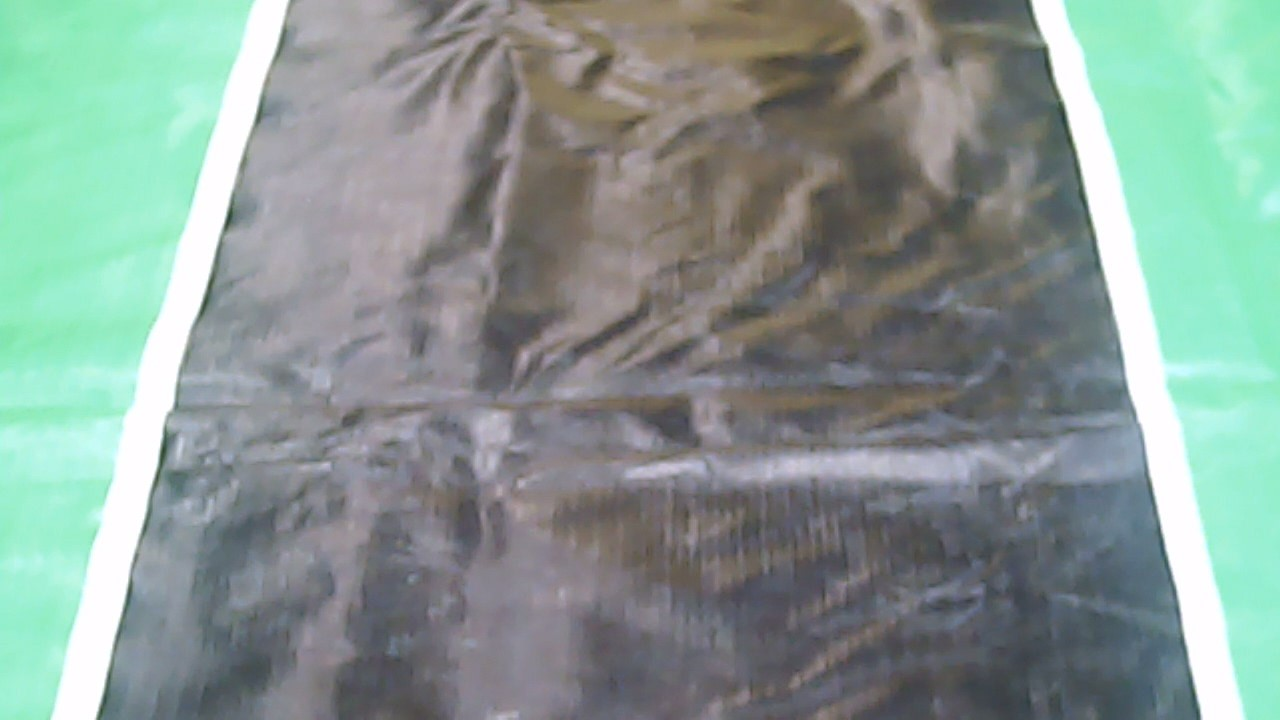
#> input picture laneLineDetect/5.jpg, 1280 x 720 px
$ python detect.py   (Python 2 division)
#> lines starting #> are read from the running program, lines starting #| are printed output that depends on the picture; after the words box and inside, x2 and y2 are one past the last pixel; in counts of white or black regions, pixels touching at a corner belong together
### laneLineDetect/trans.py
import cv2
import numpy as np

# [11 lines left out: function transform, not called in this run]

def main(img):
	h,w=img.shape[:2]
	#----------------------------------------------------------------------------
	# trans region from src to dst, (left_bottom,right_bottom,left_top,right_top)
	src_points = np.array([[0., h], [w,h],[0.+180.,0.], [w-150.,0.]], dtype = "float32")
	dst_points = np.array([[0., h], [w,h],[0.,0.], [w,0.]], dtype = "float32")
	d = w * 0.234375
	#src_points = np.array([[0., h], [w,h], [w-d,0.],[0.+d,0.]], dtype = "float32")
	#dst_points = np.array([[0., h], [w,h],[w,0.],[0.,0.]], dtype = "float32")
	#----------------------------------------------------------------------------
	M = cv2.getPerspectiveTransform(src_points,dst_points)

	dst = cv2.warpPerspective(img,M,(w,h)) # (w,h)
	#cv2.imwrite('dst.png',dst)
	return dst

# [7 lines that do not run on import are left out]

### laneLineDetect/kmeans.py
from numpy import *
import copy

'''
def loadDataSet(fileName):
    dataMat = []
    fr = open(fileName)
    for line in fr.readlines():
        curLine = line.strip().split('\t')
        fltLine = map(float, curLine)
        dataMat.append(fltLine)
    return dataMat
'''

#Eucilid distance
def distEclud(vecA, vecB):
    return sqrt(sum(power(vecA - vecB, 2)))


#random k cent
def randCent(dataSet, k):
    n = shape(dataSet)[2]
    centroids = zeros((k,1,n))
    for j in range(n):
        minJ = min(dataSet[:,0,j])
        rangeJ = float(max(array(dataSet)[:,0,j]) - minJ)
        centroids[:,0,j] = minJ + rangeJ * random.rand(k)
    return centroids

def firstKCent(dataSet,k):
    return copy.deepcopy(dataSet[0:k])

def kMeans(dataSet, k, distMeas=distEclud, createCent=randCent):
    m = shape(dataSet)[0]
    clusterAssment = mat(zeros((m,2)))

    centroids = createCent(dataSet, k)
    clusterChanged = True
    while clusterChanged:
        clusterChanged = False
        for i in range(0,m):
            dist=sum((centroids[:,0,:]-dataSet[i,0,:])**2,axis=1)

            minDist,minIndex=min(dist),argmin(dist)
            if clusterAssment[i,0] != minIndex:
                clusterChanged = True
            clusterAssment[i,:] = minIndex,minDist

        for cent in range(0,k):#recalculate centroids
            ptsInClust = dataSet[nonzero(clusterAssment[:,0].A==cent)[0]]#get all the point in this cluster
            centroids[cent,0,:] = mean(ptsInClust, axis=0) #assign centroid to mean
    return centroids, clusterAssment

'''
def show(dataSet, k, centroids, clusterAssment):
    from matplotlib import pyplot as plt
    numSamples, dim = dataSet.shape
    mark = ['or', 'ob', 'og', 'ok', '^r', '+r', 'sr', 'dr', '<r', 'pr']
    for i in xrange(numSamples):
        markIndex = int(clusterAssment[i, 0])
        plt.plot(dataSet[i, 0], dataSet[i, 1], mark[markIndex])
    mark = ['Dr', 'Db', 'Dg', 'Dk', '^b', '+b', 'sb', 'db', '<b', 'pb']
    for i in range(k):
        plt.plot(centroids[i, 0], centroids[i, 1], mark[i], markersize = 12)
    plt.show()
'''

def main(dataMat):
    K=2
    myCentroids, clustAssing= kMeans(dataMat,K)
    return myCentroids
    #show(dataMat, K, myCentroids, clustAssing)


# [5 lines that do not run on import are left out]

### laneLineDetect/detect.py
import cv2
import numpy as np
import time
import kmeans
import trans

def detect_lines(img):
  #---------Preprocess

  isShowImage=False

  def showImage(img):
    if isShowImage:
      cv2.imshow("Image",img)
      cv2.waitKey(0)

  h,w=img.shape[:2]

  #if isShowImage:
  #  cv2.namedWindow("Image")

  #---------Detect

  showImage(img)

  dst=trans.main(img)
  showImage(dst)

  gray = cv2.cvtColor(dst, cv2.COLOR_RGB2GRAY)
  showImage(gray)

  #-------------------------------------------
  blur_ksize = 19  # Gaussian blur kernel size
  #-------------------------------------------

  blur_gray = cv2.GaussianBlur(gray, (blur_ksize, blur_ksize), 0, 0)
  showImage(blur_gray)

  canny_lthreshold = 50  # Canny edge detection low threshold
  canny_hthreshold = 150  # Canny edge detection high threshold
  edges = cv2.Canny(blur_gray, canny_lthreshold, canny_hthreshold)
  showImage(edges)

  def roi_mask(img, vertices):
    mask = np.zeros_like(img)
    mask_color = 255
    cv2.fillPoly(mask, vertices, mask_color)
    masked_img = cv2.bitwise_and(img, mask)
    return masked_img
  #------------------------------------------------------------------
  # region of interest, (left_bottom,left_top,right_top,right_bottom)
  roi_vtx = np.array([[(0, int(h*0.8)), (0, int(h*0.2)),
                       (w, int(h*0.2)), (w, int(h*0.8))]])
  #------------------------------------------------------------------

  roi_edges = roi_mask(edges, roi_vtx)
  #roi_edges=edges
  showImage(roi_edges)

  rho = 1
  theta = np.pi / 180

  #-------------------------------------------
  threshold = 20 # hough threshold
  #-------------------------------------------

  def draw_lines(img, lines, color=[255, 0, 0], thickness=2):
    for line in lines:
      for x1, y1, x2, y2 in line:
        cv2.line(img, (x1, y1), (x2, y2), color, thickness)

  def draw_lines_rt(img, lines_rt, color=[0, 255, 0], thickness=2):
    for line in lines_rt:
      for rho,theta in line:
        a = np.cos(theta)
        b = np.sin(theta)
        x0 = a*rho
        y0 = b*rho
        x1 = int(x0 + 1000*(-b))
        y1 = int(y0 + 1000*(a))
        x2 = int(x0 - 1000*(-b))
        y2 = int(y0 - 1000*(a))
        cv2.line(img,(x1,y1),(x2,y2),color,thickness)

  lines_rt = cv2.HoughLines(roi_edges, rho, theta, threshold)
  index=np.where((lines_rt[:,:,0]<0)[:,0])
  lines_rt[index,:,0]*=-1
  lines_rt[index,:,1]-=np.pi

  '''
  line_img_mid = np.zeros((roi_edges.shape[0], roi_edges.shape[1], 3), dtype=np.uint8)

  draw_lines_rt(line_img_mid,lines_rt)

  showImage(line_img_mid)
  '''

  lines_rt=kmeans.main(lines_rt)

  '''
  line_img = np.zeros((roi_edges.shape[0], roi_edges.shape[1], 3), dtype=np.uint8)

  draw_lines_rt(line_img,lines_rt,color=[255, 0, 0])

  showImage(line_img)

  detected=cv2.addWeighted(dst, 0.5, line_img, 1, 0)

  showImage(detected)

  cv2.imwrite('detected.png',detected)
  '''

  #if isShowImage:
  #  cv2.destroyAllWindows()

  print lines_rt

  return lines_rt

def detect_point(img):
  #---------Parameters
  #-------------------------------------------
  PYR_TIMES = 2 # Times of pyrDown()
  HSV_H_MIN, HSV_H_MAX = 5, 13   # H range of red
  HSV_S_MIN, HSV_S_MAX = 65, 255 # S range of red
  HSV_V_MIN, HSV_V_MAX = 46, 255 # V range of red
  BOX_KSIZE = 41 # Kernal size of boxFilter
  BOX_THRESHOLD = BOX_KSIZE * BOX_KSIZE / 8 # Threshold of boxFilter result
  #-------------------------------------------
  #---------Resizes
  PYR_SCALE = 2 ** PYR_TIMES
  small = img.copy()
  for i in xrange(PYR_TIMES):
	  small = cv2.pyrDown(small)
  #---------Converts to HSV
  hsv = cv2.cvtColor(small, cv2.COLOR_BGR2HSV)
  #---------Detects Color
  ___, dst = cv2.threshold(cv2.inRange(hsv, np.array([HSV_H_MIN, HSV_S_MIN, HSV_V_MIN]), np.array([HSV_H_MAX, HSV_S_MAX, HSV_V_MAX])), 1, 1, cv2.THRESH_BINARY)
  dst.astype(np.int16)
  #---------Filters detected color
  res = cv2.boxFilter(dst, -1, (BOX_KSIZE, BOX_KSIZE), normalize = False)
  res_max = np.max(res)
  if res_max < BOX_THRESHOLD:
    return (-1, -1)
  else:
    pos = np.where(res == res_max)
    vec = np.sum(pos, axis = 1)
    num = np.size(pos, axis = 1)
    return (int(round(float(vec[1]) / num * PYR_SCALE)), int(round(float(vec[0]) / num * PYR_SCALE)))

if __name__ == '__main__':
  img = cv2.imread('5.jpg')
#> img is the input picture: shape (720, 1280, 3); mean B, G, R 147.1, 152.8, 135.8
  start = time.time()
  print detect_lines(img)
#> in detect_lines, `gray = cv2.cvtColor(dst, cv2.COLOR_RGB2GRAY)`:
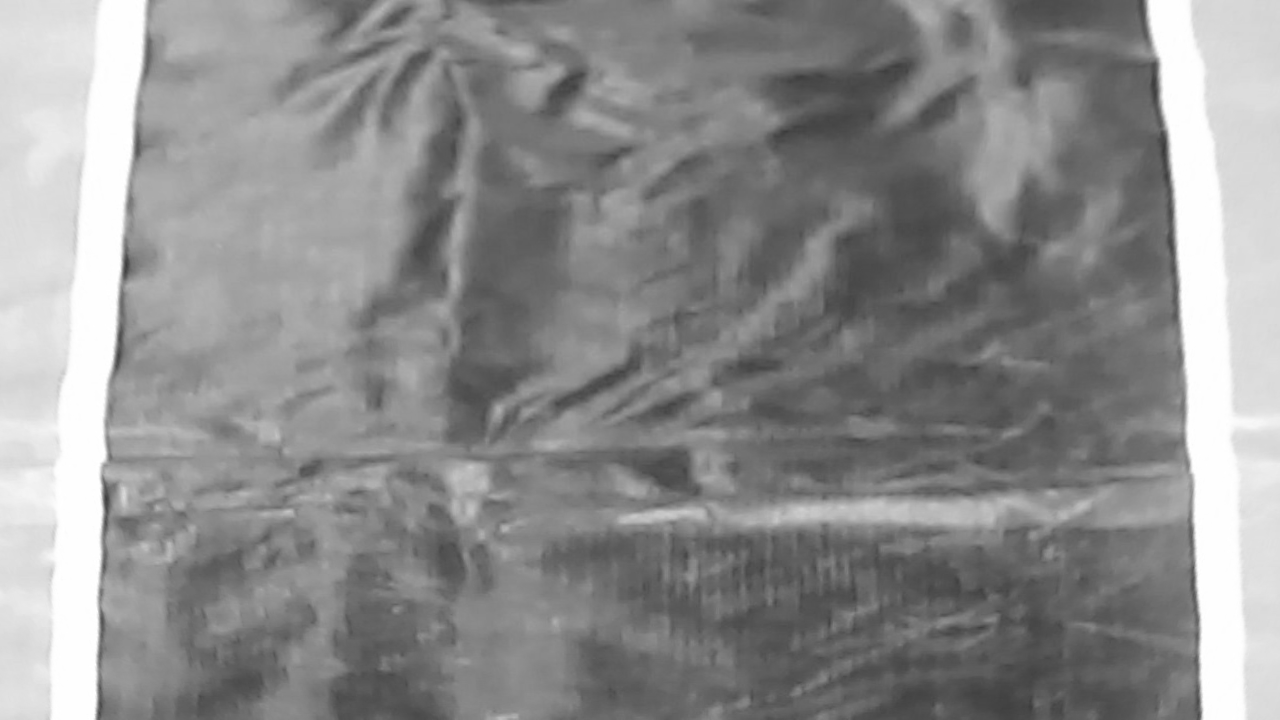
#> gray: shape (720, 1280); min 57, max 255, mean 141
#> in detect_lines, `edges = cv2.Canny(blur_gray, canny_lthreshold, canny_hthreshold)`:
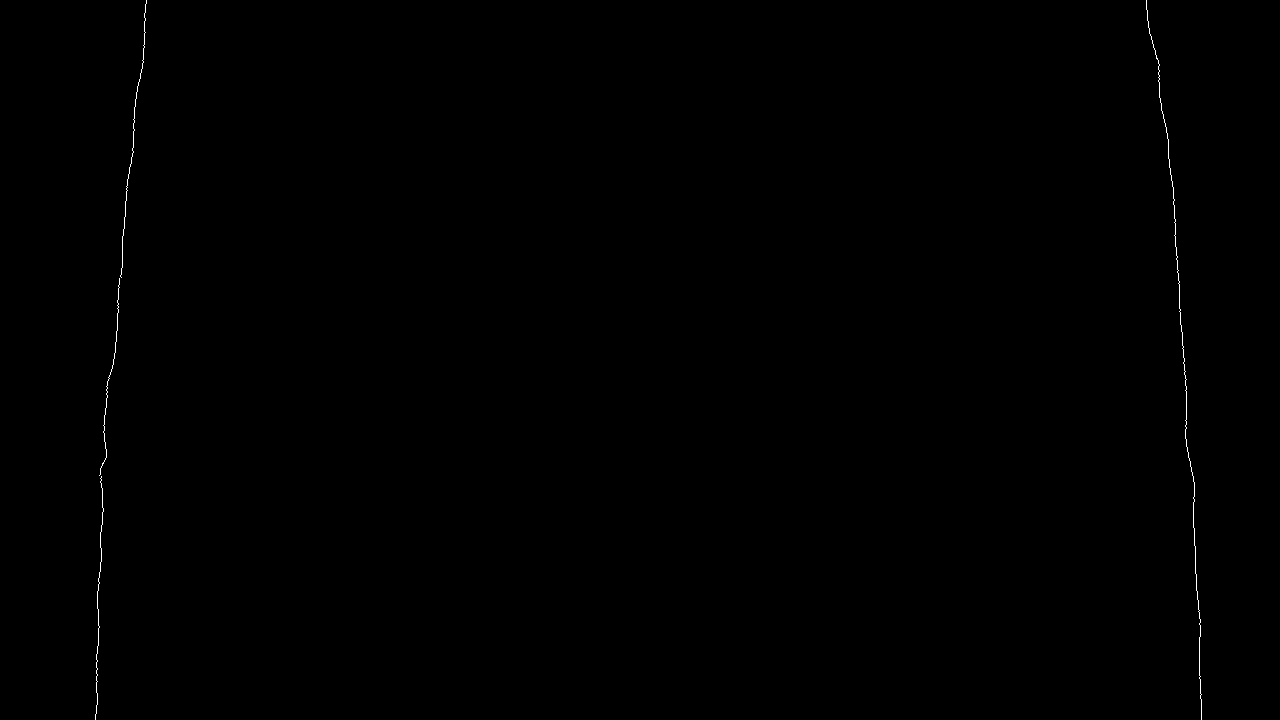
#> edges: shape (720, 1280); 0.16% white in thin lines or dots, all inside (x1, y1, x2, y2) = (95, 0, 1202, 720)
#> in roi_mask, `cv2.fillPoly(mask, vertices, mask_color)`:
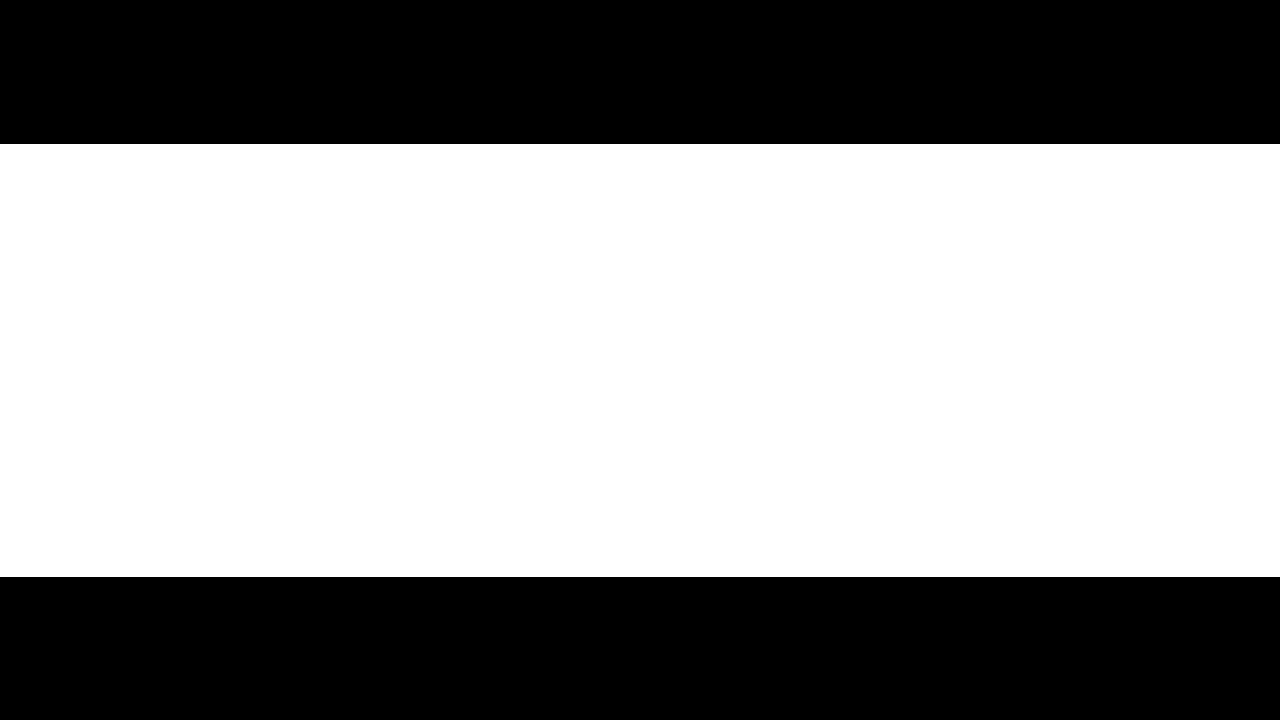
#> mask: shape (720, 1280); 60.1% white; 2 black regions, box (x1, y1, x2, y2) and area: (0, 0, 1280, 144) 184320, (0, 577, 1280, 720) 183040
#> in roi_mask, `masked_img = cv2.bitwise_and(img, mask)`: masked_img: shape (720, 1280); 0.09% white in thin lines or dots, all inside (x1, y1, x2, y2) = (99, 144, 1197, 577)
#> in detect_lines, `lines_rt = cv2.HoughLines(roi_edges, rho, theta, threshold)`: lines_rt = 102 rows, first 8: [-1155, 3.07], [139, 0.0698], [143, 0.0873], [-1162, 3.09], [119, 0.0349], [147, 0.105], [-1164, 3.09], [145, 0.0873]
#> the loop in randCent, `for j in range(n):` made 2 passes
#> (minJ, rangeJ) on passes 1 to 2: (42, 1176), (-0.227, 0.524)
#> after the loop in randCent, `for j in range(n):`: centroids = [[687.4, 0.0887], [883.1, 0.0584]]
#> after the loop in kMeans, `while clusterChanged:`: centroids = [[124.5, 0.0521], [1156.6, -0.0617]]; clusterAssment = 102 pairs, first value 0 to 1, second value 2.12 to 10314.1
#> in main, `myCentroids, clustAssing= kMeans(dataMat,K)`: myCentroids = [[124.5, 0.0521], [1156.6, -0.0617]]; clustAssing has the same summary as clusterAssment in kMeans
#| [[[ 1.24542374e+02  5.20640239e-02]]
#|  [[ 1.15655811e+03 -6.16954304e-02]]]
#| [[[ 1.24542374e+02  5.20640239e-02]]
#|  [[ 1.15655811e+03 -6.16954304e-02]]]
  end = time.time()
  print "time:", end - start

  img = cv2.imread('cam4.jpg')
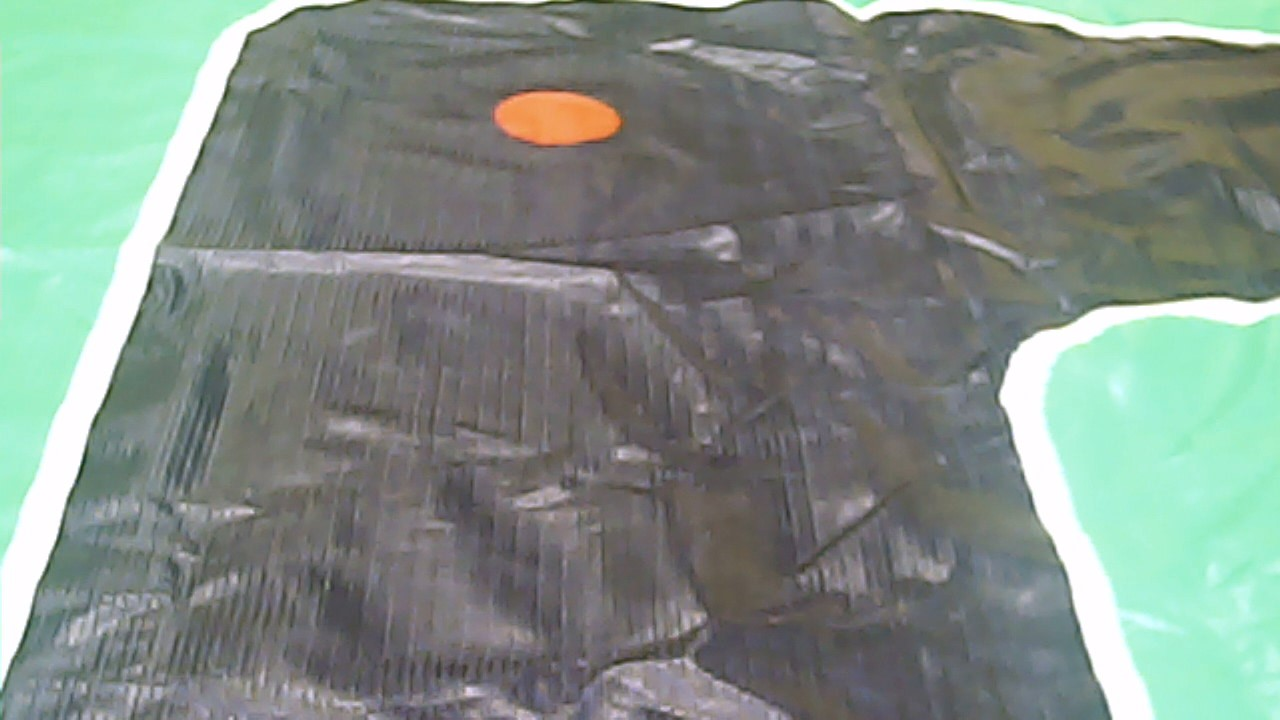
#> input picture laneLineDetect/cam4.jpg, 1280 x 720 px
#> img is the input picture: shape (720, 1280, 3); mean B, G, R 133.4, 141.3, 128.8
  start = time.time()
  print detect_point(img)
#> in detect_point, `hsv = cv2.cvtColor(small, cv2.COLOR_BGR2HSV)`: hsv: shape (180, 320, 3); mean H, S, V 80.2, 30.7, 144.9
#> in detect_point, `___, dst = cv2.threshold(cv2.inRange(hsv, np.array([HSV_H_MIN, HSV_S_M..`: dst: shape (180, 320); values 0 (black) and 1 (white), 0.69% white; 1 white region, box (x1, y1, x2, y2) and area: (123, 22, 156, 38) 398
#> in detect_point, `res = cv2.boxFilter(dst, -1, (BOX_KSIZE, BOX_KSIZE), normalize = False)`:
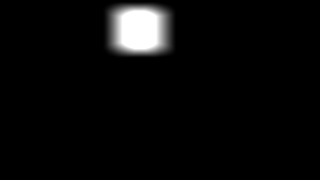
#> res: shape (180, 320); min 0, max 255, mean 9.8
#> in detect_point, `res_max = np.max(res)`: res_max = 255
#> in detect_point, `pos = np.where(res == res_max)`: pos = 1154 positions, rows 11 to 48, columns 123 to 155
#> in detect_point, `vec = np.sum(pos, axis = 1)`: vec = [33939, 160431]
#> in detect_point, `num = np.size(pos, axis = 1)`: num = 1154
#| (556, 118)
  end = time.time()
  print "time:", end - start
